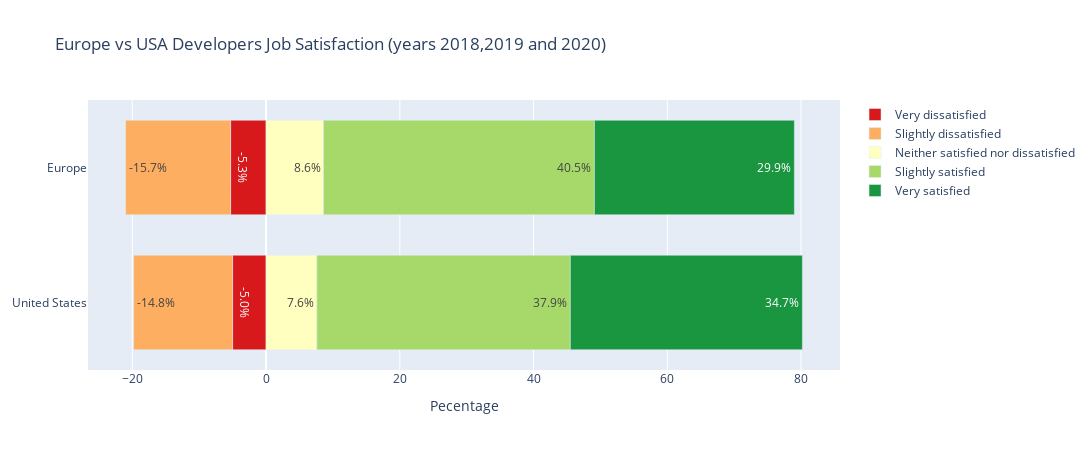

The notebook cell this image was saved under:
### Code cell
''' Create a Diverging Stack Bar Chart'''

#Initilaize the figure 
fig = go.Figure()

#Create the bars for each of the columns in the pivoted table
for column in df_all_jobsat_pivoted.columns:
    fig.add_trace(go.Bar(
        x = df_all_jobsat_pivoted[column],
        y = df_all_jobsat_pivoted.index,
        name = column,
        orientation = 'h',
        marker_color = cl.scales[str(len(category_order))]['div']['RdYlGn'][category_order.index(column)],
        text = df_all_jobsat_pivoted[column].astype(str) + '%' 
       ))
    
#Update figure layout
fig.update_layout(
    barmode = 'relative',
    height=450,
    width=1400,
    bargap=0.3 ,
    title = 'Europe vs USA Developers Job Satisfaction (years 2018,2019 and 2020)' ,
    xaxis_title="Pecentage"
)

#Display the figure
fig.show()

### Figure 1 — Plotly figure (JSON) as saved in the notebook; plotly's stock layout.template omitted (floating-point values rounded to 4 significant figures)
{"data": [{"marker": {"color": "rgb(215,25,28)"}, "name": "Very dissatisfied", "orientation": "h", "text": ["-5.0%", "-5.3%"], "type": "bar", "x": [-5, -5.3], "y": ["United States", "Europe"]}, {"marker": {"color": "rgb(253,174,97)"}, "name": "Slightly dissatisfied", "orientation": "h", "text": ["-14.8%", "-15.7%"], "type": "bar", "x": [-14.8, -15.7], "y": ["United States", "Europe"]}, {"marker": {"color": "rgb(255,255,191)"}, "name": "Neither satisfied nor dissatisfied", "orientation": "h", "text": ["7.6%", "8.6%"], "type": "bar", "x": [7.6, 8.6], "y": ["United States", "Europe"]}, {"marker": {"color": "rgb(166,217,106)"}, "name": "Slightly satisfied", "orientation": "h", "text": ["37.9%", "40.5%"], "type": "bar", "x": [37.9, 40.5], "y": ["United States", "Europe"]}, {"marker": {"color": "rgb(26,150,65)"}, "name": "Very satisfied", "orientation": "h", "text": ["34.7%", "29.9%"], "type": "bar", "x": [34.7, 29.9], "y": ["United States", "Europe"]}], "layout": {"bargap": 0.3, "barmode": "relative", "height": 450, "title": {"text": "Europe vs USA Developers Job Satisfaction (years 2018,2019 and 2020)"}, "width": 1400, "xaxis": {"title": {"text": "Pecentage"}}}}
